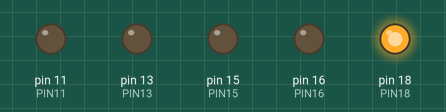
The program below on a simulated Raspberry Pi (header pin numbers). Parts: output pins drawn as LEDs (lit = HIGH).

Above: at 0.5 s.
At 2.5 s:
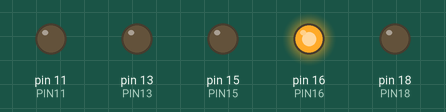
At 4.5 s:
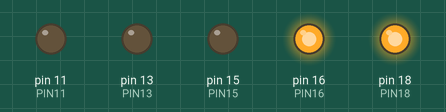
At 10.5 s:
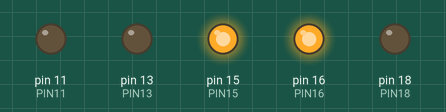
At 14.5 s:
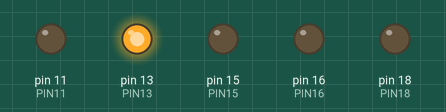
At 19.5 s:
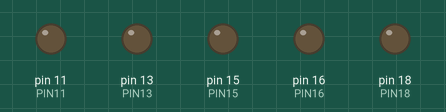
Timing chart, 0 to 20.8 s (numbered marks = the images above):
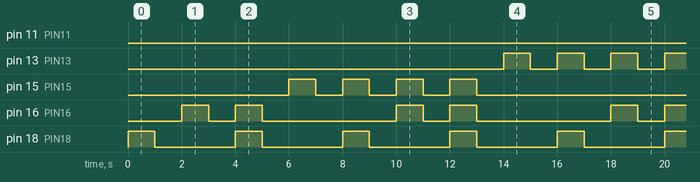

Measured:
- by itself, pin 11 (PIN11): LOW → HIGH at 30.0 s, → LOW 1.0 s later, → HIGH 1.0 s later, → LOW 1.0 s later, … (10 changes in this stretch)
- by itself, pin 13 (PIN13): LOW → HIGH at 14.0 s, → LOW 1.0 s later, → HIGH 1.0 s later, → LOW 1.0 s later, … (16 changes in this stretch)
- by itself, pin 15 (PIN15): repeats every 16.0 s: 3 × (LOW 1.0 s, HIGH 1.0 s), LOW 9.0 s, HIGH 1.0 s
- by itself, pin 16 (PIN16): repeats every 8.0 s: LOW 1.0 s, HIGH 1.0 s, LOW 5.0 s, HIGH 1.0 s
- by itself, pin 18 (PIN18): alternates HIGH for 1.0 s and LOW for 3.0 s

The program:

project_1.py
```python
import RPi.GPIO as GPIO
import time


PIN11 = 11
PIN13 = 13
PIN15 = 15
PIN16 = 16
PIN18 = 18

GPIO.setmode(GPIO.BOARD)
GPIO.setup(PIN11, GPIO.OUT)
GPIO.setup(PIN13, GPIO.OUT)
GPIO.setup(PIN15, GPIO.OUT)
GPIO.setup(PIN16, GPIO.OUT)
GPIO.setup(PIN18, GPIO.OUT)

while True:
    GPIO.output(PIN18, 1)
    time.sleep(1)
    GPIO.output(PIN18, 0)
    time.sleep(1)

    GPIO.output(PIN16, 1)
    time.sleep(1)
    GPIO.output(PIN16, 0)
    time.sleep(1)

    GPIO.output(PIN18, 1)
    GPIO.output(PIN16, 1)
    time.sleep(1)
    GPIO.output(PIN18, 0)
    GPIO.output(PIN16, 0)
    time.sleep(1)

    GPIO.output(PIN15, 1)
    time.sleep(1)
    GPIO.output(PIN15, 0)
    time.sleep(1)

    GPIO.output(PIN18, 1)
    GPIO.output(PIN15, 1)
    time.sleep(1)
    GPIO.output(PIN18, 0)
    GPIO.output(PIN15, 0)
    time.sleep(1)

    GPIO.output(PIN16, 1)
    GPIO.output(PIN15, 1)
    time.sleep(1)
    GPIO.output(PIN16, 0)
    GPIO.output(PIN15, 0)
    time.sleep(1)

    GPIO.output(PIN18, 1)
    GPIO.output(PIN16, 1)
    GPIO.output(PIN15, 1)
    time.sleep(1)
    GPIO.output(PIN18, 0)
    GPIO.output(PIN16, 0)
    GPIO.output(PIN15, 0)
    time.sleep(1)

    GPIO.output(PIN13, 1)
    time.sleep(1)
    GPIO.output(PIN13, 0)
    time.sleep(1)

    GPIO.output(PIN18, 1)
    GPIO.output(PIN13, 1)
    time.sleep(1)
    GPIO.output(PIN18, 0)
    GPIO.output(PIN13, 0)
    time.sleep(1)

    GPIO.output(PIN16, 1)
    GPIO.output(PIN13, 1)
    time.sleep(1)
    GPIO.output(PIN16, 0)
    GPIO.output(PIN13, 0)
    time.sleep(1)

    GPIO.output(PIN18, 1)
    GPIO.output(PIN16, 1)
    GPIO.output(PIN13, 1)
    time.sleep(1)
    GPIO.output(PIN18, 0)
    GPIO.output(PIN16, 0)
    GPIO.output(PIN13, 0)
    time.sleep(1)

    GPIO.output(PIN15, 1)
    GPIO.output(PIN13, 1)
    time.sleep(1)
    GPIO.output(PIN15, 0)
    GPIO.output(PIN13, 0)
    time.sleep(1)

    GPIO.output(PIN18, 1)
    GPIO.output(PIN15, 1)
    GPIO.output(PIN13, 1)
    time.sleep(1)
    GPIO.output(PIN18, 0)
    GPIO.output(PIN15, 0)
    GPIO.output(PIN13, 0)
    time.sleep(1)

    GPIO.output(PIN16, 1)
    GPIO.output(PIN15, 1)
    GPIO.output(PIN13, 1)
    time.sleep(1)
    GPIO.output(PIN16, 0)
    GPIO.output(PIN15, 0)
    GPIO.output(PIN13, 0)
    time.sleep(1)

    GPIO.output(PIN18, 1)
    GPIO.output(PIN16, 1)
    GPIO.output(PIN15, 1)
    GPIO.output(PIN13, 1)
    time.sleep(1)
    GPIO.output(PIN18, 0)
    GPIO.output(PIN16, 0)
    GPIO.output(PIN15, 0)
    GPIO.output(PIN13, 0)
    time.sleep(1)

    GPIO.output(PIN11, 1)
    time.sleep(1)
    GPIO.output(PIN11, 0)
    time.sleep(1)

    GPIO.output(PIN11, 1)
    GPIO.output(PIN18, 1)
    time.sleep(1)
    GPIO.output(PIN11, 0)
    GPIO.output(PIN18, 0)
    time.sleep(1)

    GPIO.output(PIN11, 1)
    GPIO.output(PIN16, 1)
    time.sleep(1)
    GPIO.output(PIN11, 0)
    GPIO.output(PIN16, 0)
    time.sleep(1)

    GPIO.output(PIN11, 1)
    GPIO.output(PIN18, 1)
    GPIO.output(PIN16, 1)
    time.sleep(1)
    GPIO.output(PIN11, 0)
    GPIO.output(PIN18, 0)
    GPIO.output(PIN16, 0)
    time.sleep(1)

    GPIO.output(PIN11, 1)
    GPIO.output(PIN15, 1)
    time.sleep(1)
    GPIO.output(PIN11, 0)
    GPIO.output(PIN15, 0)
    time.sleep(1)

    GPIO.output(PIN11, 1)
    GPIO.output(PIN15, 1)
    GPIO.output(PIN18, 1)
    time.sleep(1)
    GPIO.output(PIN11, 0)
    GPIO.output(PIN15, 0)
    GPIO.output(PIN18, 0)
    time.sleep(1)

    GPIO.output(PIN11, 1)
    GPIO.output(PIN15, 1)
    GPIO.output(PIN16, 1)
    time.sleep(1)
    GPIO.output(PIN11, 0)
    GPIO.output(PIN15, 0)
    GPIO.output(PIN16, 0)
    time.sleep(1)

    GPIO.output(PIN11, 1)
    GPIO.output(PIN15, 1)
    GPIO.output(PIN16, 1)
    GPIO.output(PIN18, 1)
    time.sleep(1)
    GPIO.output(PIN11, 0)
    GPIO.output(PIN15, 0)
    GPIO.output(PIN16, 0)
    GPIO.output(PIN18, 0)
    time.sleep(1)

    GPIO.output(PIN11, 1)
    GPIO.output(PIN13, 1)
    time.sleep(1)
    GPIO.output(PIN11, 0)
    GPIO.output(PIN13, 0)
    time.sleep(1)

    GPIO.output(PIN11, 1)
    GPIO.output(PIN13, 1)
    GPIO.output(PIN18, 1)
    time.sleep(1)
    GPIO.output(PIN11, 0)
    GPIO.output(PIN13, 0)
    GPIO.output(PIN18, 0)
    time.sleep(1)

    GPIO.output(PIN11, 1)
    GPIO.output(PIN13, 1)
    GPIO.output(PIN16, 1)
    time.sleep(1)
    GPIO.output(PIN11, 0)
    GPIO.output(PIN13, 0)
    GPIO.output(PIN16, 0)
    time.sleep(1)

    GPIO.output(PIN11, 1)
    GPIO.output(PIN13, 1)
    GPIO.output(PIN16, 1)
    GPIO.output(PIN18, 1)
    time.sleep(1)
    GPIO.output(PIN11, 0)
    GPIO.output(PIN13, 0)
    GPIO.output(PIN16, 0)
    GPIO.output(PIN18, 0)
    time.sleep(1)

    GPIO.output(PIN11, 1)
    GPIO.output(PIN13, 1)
    GPIO.output(PIN15, 1)
    time.sleep(1)
    GPIO.output(PIN11, 0)
    GPIO.output(PIN13, 0)
    GPIO.output(PIN15, 0)
    time.sleep(1)

    GPIO.output(PIN11, 1)
    GPIO.output(PIN13, 1)
    GPIO.output(PIN15, 1)
    GPIO.output(PIN18, 1)
    time.sleep(1)
    GPIO.output(PIN11, 0)
    GPIO.output(PIN13, 0)
    GPIO.output(PIN15, 0)
    GPIO.output(PIN18, 0)
    time.sleep(1)

    GPIO.output(PIN11, 1)
    GPIO.output(PIN13, 1)
    GPIO.output(PIN15, 1)
    GPIO.output(PIN16, 1)
    time.sleep(1)
    GPIO.output(PIN11, 0)
    GPIO.output(PIN13, 0)
    GPIO.output(PIN15, 0)
    GPIO.output(PIN16, 0)
    time.sleep(1)

    GPIO.output(PIN11, 1)
    GPIO.output(PIN13, 1)
    GPIO.output(PIN15, 1)
    GPIO.output(PIN16, 1)
    GPIO.output(PIN18, 1)
    time.sleep(1)
    GPIO.output(PIN11, 0)
    GPIO.output(PIN13, 0)
    GPIO.output(PIN15, 0)
    GPIO.output(PIN16, 0)
    GPIO.output(PIN18, 0)
    time.sleep(1)

    break


GPIO.cleanup()
```
